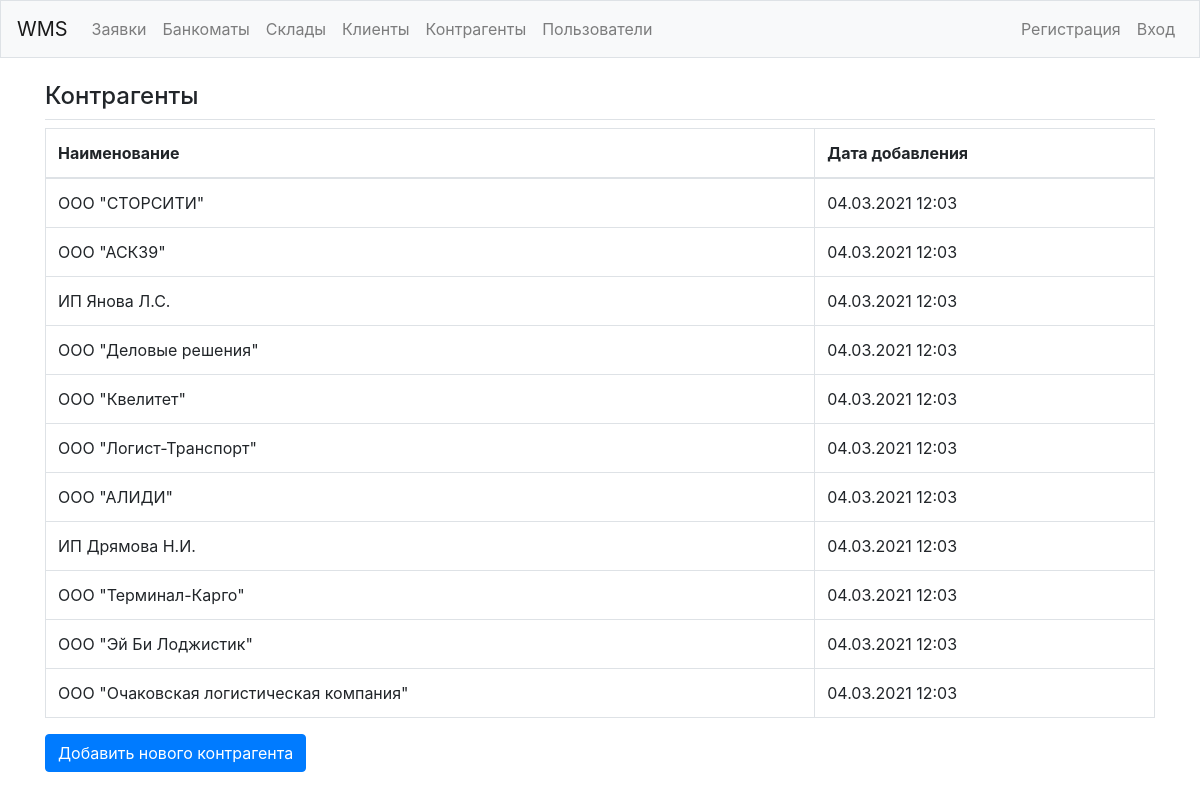
The page /contractors/ on the database as committed earlier.
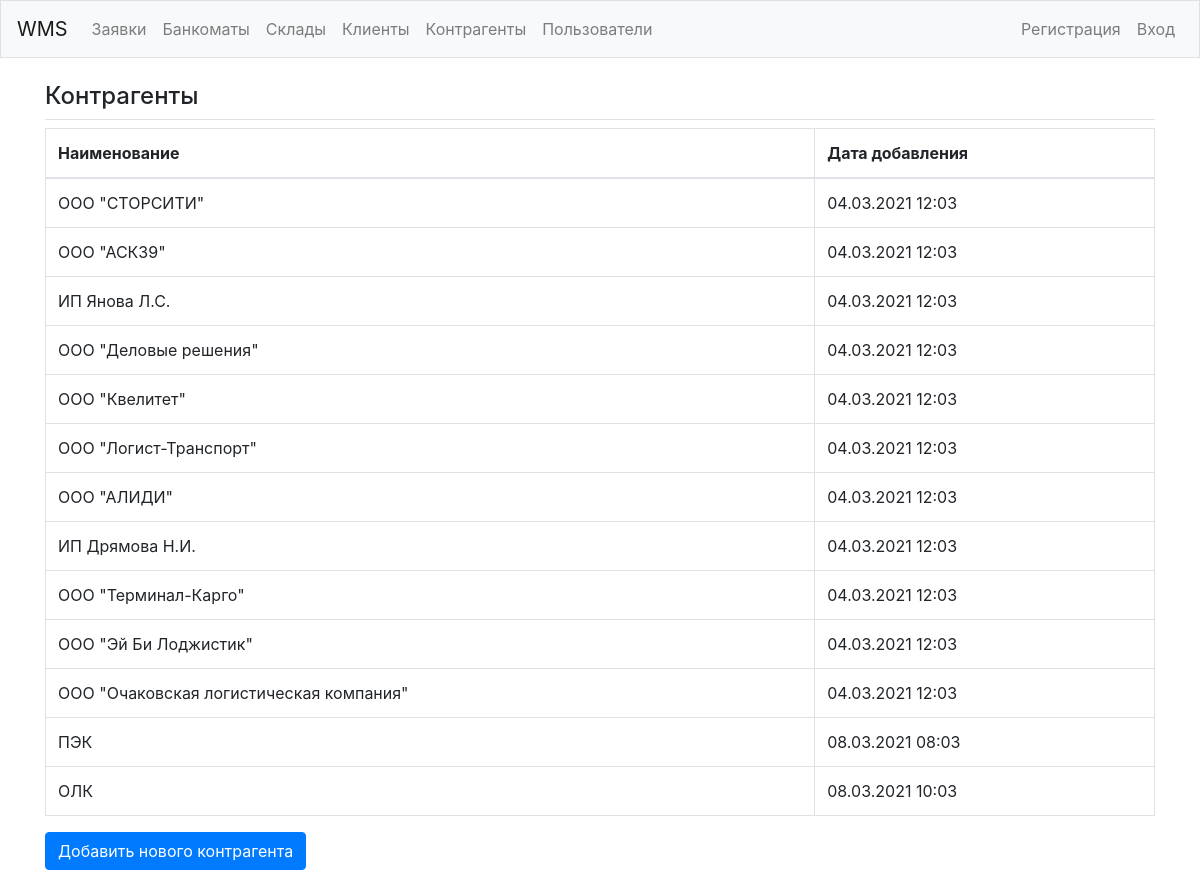
The same page on the database as committed later.
### wms/models.py (models this page shows, shortened)
class Contractor(models.Model):
    name = models.CharField(max_length=200)
    pub_date = models.DateTimeField('date published', auto_now_add=True)

### wms/views.py (the view)
# urls.py: path('contractors/', views.contractors, name='contractors'),
def contractors(request):
    contractors = Contractor.objects.all().order_by('pub_date')
    context = {'contractors': contractors}
    return render(request, 'wms/contractors.html', context)

### wms/templates/wms/contractors.html
{% extends "wms/base.html" %}
{% block page_header %}
  <h4>Контрагенты</h4>
{% endblock page_header %}
{% block content %}
<table class="table table-bordered">
  <thead>
    <tr>
      <th scope="col">Наименование</th>
      <th scope="col">Дата добавления</th>
    </tr>
  </thead>
  <tbody>
    {% for contractor in contractors %}
    <tr>
      <td>{{ contractor.name }}</td>
      <td>{{ contractor.pub_date|date:'d.m.Y H:m' }}</td>
    </tr>
    {% empty %}
    <tr>
      <td>Не добавлено ни одного контрагента. Добавьте первого контрагента.</td>
    </tr>
    {% endfor %}
  </tbody>
</table>
  <a class="btn btn-primary mb-3" href="{% url 'wms:new_contractor' %}">Добавить нового контрагента</a>
{% endblock content %}

Rows that differ between the two databases and show on the page:
added Contractor: name "ПЭК", pub_date "08.03.2021 08:03"
added Contractor: name "ОЛК", pub_date "08.03.2021 10:03"
